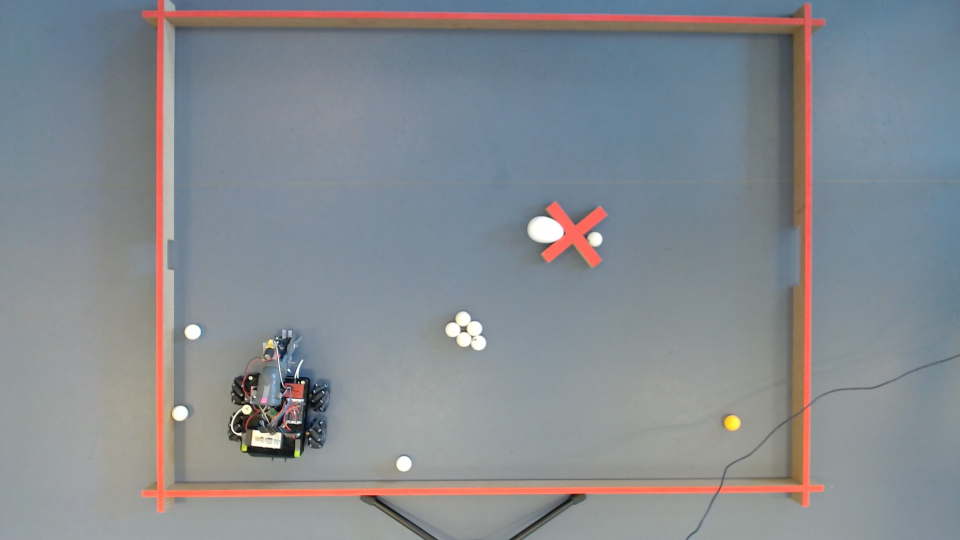
#> input picture camera2/testImg.jpg, 1920 x 1080 px (shown at 1/2 size)
$ python -i cam2_3.py   (imports and definitions only)
#> lines starting #> are read from the running program, lines starting #| are printed output that depends on the picture; after the words box and inside, x2 and y2 are one past the last pixel; in counts of white or black regions, pixels touching at a corner belong together
import cv2
import numpy as np
from scipy.optimize import minimize

class Camera2:
    def __init__(self):
        # Initialize with default HSV thresholds
        self.hsv_lower_orange = np.array([0, 130, 196])
        self.hsv_upper_orange = np.array([9, 255, 255])
        self.hsv_lower_white = np.array([0, 0, 233])
        self.hsv_upper_white = np.array([180, 58, 255])

        self.morph_points = None
        self.morphed_image = None
        self.cross_lines = None
        self.white_ball_centers = []
        self.egg_center = None
        self.last_cross_angle = 0  # Initialize the last found rotation angle
        self.M = None  # Transformation matrix
        self.last_valid_points = None  # Store last valid points

    def preprocess_mask(self, mask):
        return mask

    def mask_and_find_contours(self, image, color='orange'):
        if color == 'orange':
            hsv_lower, hsv_upper = self.hsv_lower_orange, self.hsv_upper_orange
        else:
            hsv_lower, hsv_upper = self.hsv_lower_white, self.hsv_upper_white

        hsv = cv2.cvtColor(image, cv2.COLOR_BGR2HSV)
        mask = cv2.inRange(hsv, hsv_lower, hsv_upper)
        processed_mask = self.preprocess_mask(mask)
        contours, _ = cv2.findContours(processed_mask, cv2.RETR_TREE, cv2.CHAIN_APPROX_SIMPLE)
        return contours, processed_mask

    def find_sharpest_corners(self, mask, contour, num_corners=4):
        contour_mask = np.zeros_like(mask)
        cv2.drawContours(contour_mask, [contour], -1, 255, thickness=cv2.FILLED)
        corners = cv2.goodFeaturesToTrack(contour_mask, maxCorners=num_corners, qualityLevel=0.01, minDistance=10)
        return corners.astype(int) if corners is not None else None

    def order_points(self, pts):
        rect = np.zeros((4, 2), dtype="float32")
        s = pts.sum(axis=1)
        diff = np.diff(pts, axis=1)
        rect[0], rect[2] = pts[np.argmin(s)], pts[np.argmax(s)]
        rect[1], rect[3] = pts[np.argmin(diff)], pts[np.argmax(diff)]
        return rect

    def percentage_deviation(self, new_points, old_points):
        return np.linalg.norm(new_points - old_points) / np.linalg.norm(old_points) * 100

    def four_point_transform(self, image, pts):
        rect = self.order_points(pts)

        if self.last_valid_points is not None:
            deviation = self.percentage_deviation(rect, self.last_valid_points)
            if deviation > 10:  # Set a threshold percentage deviation
                print(f"Rejected morph points due to excessive deviation: {deviation:.2f}%")
                # Use the last valid transformation matrix if available
                if self.last_valid_M is not None:
                    self.M = self.last_valid_M
                    self.morphed_image = cv2.warpPerspective(image, self.M, (image.shape[1], image.shape[0]))
                return False

        self.last_valid_points = rect
        self.morph_points = tuple(map(tuple, rect))
        maxWidth = int(max(np.linalg.norm(rect[2] - rect[3]), np.linalg.norm(rect[1] - rect[0])))
        maxHeight = int(max(np.linalg.norm(rect[1] - rect[2]), np.linalg.norm(rect[0] - rect[3])))
        dst = np.array([[0, 0], [maxWidth - 1, 0], [maxWidth - 1, maxHeight - 1], [0, maxHeight - 1]], dtype="float32")
        self.M = cv2.getPerspectiveTransform(rect, dst)
        self.last_valid_M = self.M  # Update the last valid transformation matrix
        self.morphed_image = cv2.warpPerspective(image, self.M, (maxWidth, maxHeight))
        return True

    def distance_to_cross(self, points, cx, cy, angle):
        cos_angle = np.cos(angle)
        sin_angle = np.sin(angle)
        total_distance = np.sum(np.minimum(np.abs(cos_angle * (points[:, 0] - cx) + sin_angle * (points[:, 1] - cy)),
                                           np.abs(-sin_angle * (points[:, 0] - cx) + cos_angle * (points[:, 1] - cy)))**2)
        return total_distance

    def fit_rotated_cross_to_contour(self, contour):
        M = cv2.moments(contour)
        cx = int(M['m10'] / M['m00']) if M['m00'] != 0 else 0
        cy = int(M['m01'] / M['m00']) if M['m00'] != 0 else 0

        contour_points = contour.reshape(-1, 2)
        max_distance = np.max(np.linalg.norm(contour_points - np.array([cx, cy]), axis=1))

        # Use the last found rotation angle as the initial guess for optimization
        result = minimize(lambda angle: self.distance_to_cross(contour_points, cx, cy, angle), self.last_cross_angle)
        best_angle = result.x[0]
        self.last_cross_angle = best_angle  # Update the last found rotation angle
        cross_length = max_distance

        cos_angle = np.cos(best_angle)
        sin_angle = np.sin(best_angle)
        self.cross_lines = [
            ((int(cx + cross_length * cos_angle), int(cy + cross_length * sin_angle)),
             (int(cx - cross_length * cos_angle), int(cy - cross_length * sin_angle))),
            ((int(cx + cross_length * -sin_angle), int(cy + cross_length * cos_angle)),
             (int(cx - cross_length * -sin_angle), int(cy - cross_length * cos_angle)))
        ]

    def sort_contours_by_length(self, contours):
        min_area = 10  # Set a minimum area threshold
        return [contour for contour in sorted(contours, key=cv2.contourArea, reverse=True) if cv2.contourArea(contour) >= min_area]

    def find_white_balls(self):
        if self.morphed_image is None:
            print("Morphed image is not available.")
            return

        hsv = cv2.cvtColor(self.morphed_image, cv2.COLOR_BGR2HSV)
        mask = cv2.inRange(hsv, self.hsv_lower_white, self.hsv_upper_white)
        mask = self.preprocess_mask(mask)

        contours, _ = cv2.findContours(mask, cv2.RETR_TREE, cv2.CHAIN_APPROX_SIMPLE)
        sorted_contours = self.sort_contours_by_length(contours)

        if sorted_contours:
            egg_contour = sorted_contours[0]
            white_ball_contours = sorted_contours[1:]
        else:
            egg_contour = None
            white_ball_contours = []

        self.white_ball_centers = []
        self.egg_center = None

        if egg_contour is not None:
            M = cv2.moments(egg_contour)
            egg_cx = int(M['m10'] / M['m00']) if M['m00'] != 0 else 0
            egg_cy = int(M['m01'] / M['m00']) if M['m00'] != 0 else 0
            self.egg_center = (egg_cx, egg_cy)

        if white_ball_contours:
            avg_contour_length = np.mean([cv2.arcLength(contour, True) for contour in white_ball_contours])

        for contour in white_ball_contours:
            if cv2.arcLength(contour, True) >= 0.5 * avg_contour_length:  # Adjust the factor as needed
                M = cv2.moments(contour)
                cx = int(M['m10'] / M['m00']) if M['m00'] != 0 else 0
                cy = int(M['m01'] / M['m00']) if M['m00'] != 0 else 0
                self.white_ball_centers.append((cx, cy))

    def process_frame(self, frame):
        try:
            contours, processed_mask = self.mask_and_find_contours(frame, color='orange')
            sorted_contours = self.sort_contours_by_length(contours)

            if len(sorted_contours) > 1:
                arena_contour = sorted_contours[1]
                arena_contour = cv2.approxPolyDP(arena_contour, 0.01 * cv2.arcLength(arena_contour, True), True)
                cross_contour = sorted_contours[2]

                if arena_contour is not None:
                    corners = self.find_sharpest_corners(processed_mask, arena_contour, num_corners=4)

                    if corners is not None and len(corners) == 4:
                        corners = np.array([corner.ravel() for corner in corners], dtype="float32")
                        if not self.four_point_transform(frame, corners):
                            print("Skipping frame due to invalid morph points.")
                            return

                        if cross_contour is not None:
                            cross_contour_points = np.array(cross_contour, dtype='float32')
                            transformed_contour = cv2.perspectiveTransform(cross_contour_points.reshape(-1, 1, 2), self.M)

                            self.fit_rotated_cross_to_contour(transformed_contour.astype(int))

                            for line in self.cross_lines:
                                cv2.line(self.morphed_image, line[0], line[1], (0, 0, 255), 2)

                            self.find_white_balls()

                            for center in self.white_ball_centers:
                                cv2.circle(self.morphed_image, center, 3, (0, 255, 0), -1)

                            if self.egg_center is not None:
                                cv2.circle(self.morphed_image, self.egg_center, 3, (0, 0, 255), -1)
            else:
                self.morphed_image = frame
        except IndexError as e:
            print(f"IndexError: {e}")
            self.morphed_image = frame
        except Exception as e:
            print(f"Error: {e}")
            self.morphed_image = frame

    # [114 lines left out: functions start_video_stream, calibrate_color, not called in this run]

# Main part to test the Camera2 class with video stream and calibration
# [11 lines not run here, left out]

>>> import cv2
>>> picture = cv2.imread('testImg.jpg')
#> picture is the input picture: shape (1080, 1920, 3); mean B, G, R 144.3, 138.7, 133.8
>>> result = Camera2().process_frame(picture)
#> in mask_and_find_contours, `hsv = cv2.cvtColor(image, cv2.COLOR_BGR2HSV)`: hsv: shape (1080, 1920, 3); mean H, S, V 86.5, 41.2, 151.8
#> in mask_and_find_contours, `mask = cv2.inRange(hsv, hsv_lower, hsv_upper)`:
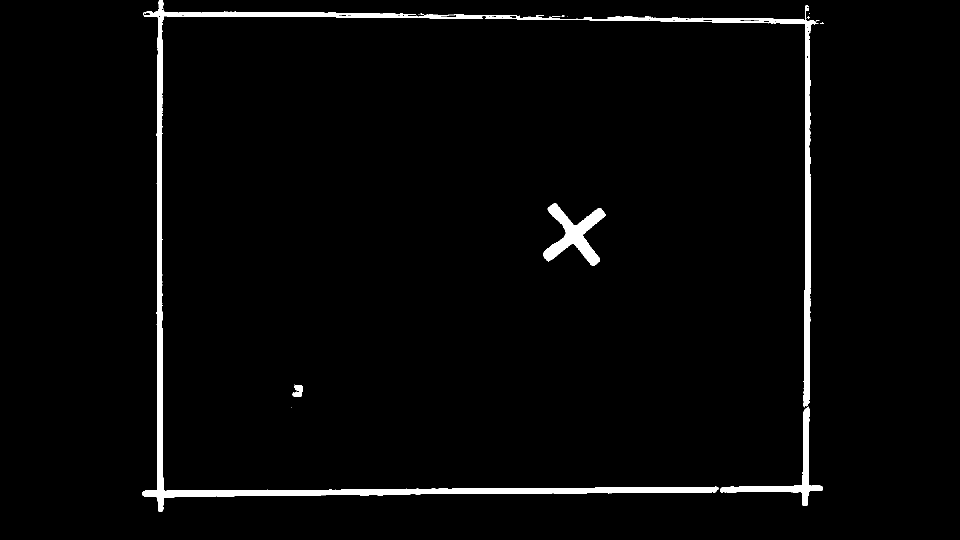
#> mask: shape (1080, 1920) (shown at 1/2 size); 2.5% white; 27 white regions (20 under 20 px)
#> in mask_and_find_contours, `contours, _ = cv2.findContours(processed_mask, cv2.RETR_TREE, cv2.CHAI..`: contours = 116 contours, 101 with area under 20; largest, box (x1, y1, x2, y2) and area: (285, 0, 1637, 1023) 37280, (1086, 406, 1211, 532) 5696, (1440, 813, 1646, 1012) 4074, (584, 770, 606, 794) 298, (1479, 38, 1520, 44) 126
#> in process_frame, `sorted_contours = self.sort_contours_by_length(contours)`: sorted_contours = 24 contours, 9 with area under 20; largest, box (x1, y1, x2, y2) and area: (285, 0, 1637, 1023) 37280, (1086, 406, 1211, 532) 5696, (1440, 813, 1646, 1012) 4074, (584, 770, 606, 794) 298, (1479, 38, 1520, 44) 126
#> in process_frame, `arena_contour = sorted_contours[1]`: arena_contour = contour of 280 points, box (x1, y1, x2, y2) (1086, 406, 1211, 532), area 5696
#> in process_frame, `arena_contour = cv2.approxPolyDP(arena_contour, 0.01 * cv2.arcLength(a..`: arena_contour = contour of 14 points, box (x1, y1, x2, y2) (1088, 406, 1211, 530), area 5908
#> in process_frame, `cross_contour = sorted_contours[2]`: cross_contour = contour of 141 points, box (x1, y1, x2, y2) (1440, 813, 1646, 1012), area 4074
#> in find_sharpest_corners, `cv2.drawContours(contour_mask, [contour], -1, 255, thickness=cv2.FILLED)`:
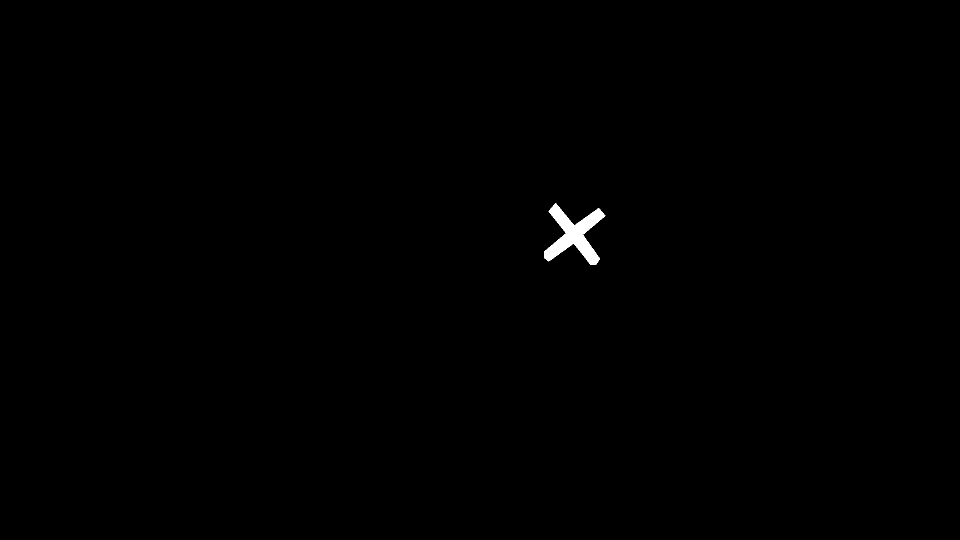
#> contour_mask: shape (1080, 1920) (shown at 1/2 size); 0.3% white; 1 white region, box (x1, y1, x2, y2) and area: (1088, 406, 1211, 530) 6130
#> in find_sharpest_corners, `corners = cv2.goodFeaturesToTrack(contour_mask, maxCorners=num_corners..`: corners = [[1131, 466], [1210, 431], [1098, 422], [1111, 407]]
#> in order_points, `s = pts.sum(axis=1)`: s = [1597, 1641, 1520, 1518]
#> in order_points, `diff = np.diff(pts, axis=1)`: diff = [-665, -779, -676, -704]
#> in four_point_transform, `rect = self.order_points(pts)`: rect = [[1111, 407], [1210, 431], [1210, 431], [1131, 466]]
#> in four_point_transform, `self.last_valid_points = rect`: self.last_valid_points has the same summary as rect
#> in four_point_transform, `self.morph_points = tuple(map(tuple, rect))`: self.morph_points = ((1111, 407), (1210, 431), (1210, 431), (1131, 466))
#> in four_point_transform, `maxWidth = int(max(np.linalg.norm(rect[2] - rect[3]), np.linalg.norm(r..`: maxWidth = 101
#> in four_point_transform, `maxHeight = int(max(np.linalg.norm(rect[1] - rect[2]), np.linalg.norm(..`: maxHeight = 62
#> in four_point_transform, `dst = np.array([[0, 0], [maxWidth - 1, 0], [maxWidth - 1, maxHeight - ..`: dst = [[0, 0], [100, 0], [100, 61], [0, 61]]
#> in four_point_transform, `self.M = cv2.getPerspectiveTransform(rect, dst)`: self.M = [[-3.19e-15, 6.61e-16, 3.32e-12], [0.00176, -0.00726, 0.999], [2.1e-05, -0.000137, 0.0336]]
#> in four_point_transform, `self.last_valid_M = self.M`: self.last_valid_M has the same summary as self.M
#> in four_point_transform, `self.morphed_image = cv2.warpPerspective(image, self.M, (maxWidth, max..`:
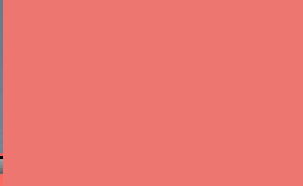
#> self.morphed_image: shape (62, 101, 3) (shown 3 times larger); mean B, G, R 112.2, 118.1, 235.8
#> in process_frame, `cross_contour_points = np.array(cross_contour, dtype='float32')`: cross_contour_points = 141 rows, first 8: [1616, 813], [1613, 816], [1612, 816], [1609, 819], [1609, 820], [1608, 821], [1608, 822], [1607, 823]
#> in process_frame, `transformed_contour = cv2.perspectiveTransform(cross_contour_points.re..`: transformed_contour = 141 rows, first 8: [2.97e-11, 47.06], [2.91e-11, 47.17], [2.9e-11, 47.19], [2.84e-11, 47.29], [2.83e-11, 47.31], [2.81e-11, 47.35], [2.8e-11, 47.36], [2.79e-11, 47.4]
#> in fit_rotated_cross_to_contour, `M = cv2.moments(contour)`: M = moments, m00 0
#> in fit_rotated_cross_to_contour, `cx = int(M['m10'] / M['m00']) if M['m00'] != 0 else 0`: cx = 0
#> in fit_rotated_cross_to_contour, `contour_points = contour.reshape(-1, 2)`: contour_points = 141 pairs, first value 0 to 0, second value 47 to 50
#> in fit_rotated_cross_to_contour, `max_distance = np.max(np.linalg.norm(contour_points - np.array([cx, cy..`: max_distance = 50
#> in distance_to_cross, `total_distance = np.sum(np.minimum(np.abs(cos_angle * (points[:, 0] - ..`: total_distance = 0
#> in fit_rotated_cross_to_contour, `result = minimize(lambda angle: self.distance_to_cross(contour_points,..`: result = 10 items
#> in fit_rotated_cross_to_contour, `best_angle = result.x[0]`: best_angle = 0
#> in fit_rotated_cross_to_contour, `cross_length = max_distance`: cross_length = 50
#> in fit_rotated_cross_to_contour, `cos_angle = np.cos(best_angle)`: cos_angle = 1
#> in fit_rotated_cross_to_contour, `sin_angle = np.sin(best_angle)`: sin_angle = 0
#> in fit_rotated_cross_to_contour, `self.cross_lines = [ ((int(cx + cross_length * cos_angle), int(cy + cr..`: self.cross_lines = [((50, 0), (-50, 0)), ((0, 50), (0, -50))]
#> the loop in process_frame, `for line in self.cross_lines:` made 2 passes
#> line on passes 1 to 2: ((50, 0), (-50, 0)), ((0, 50), (0, -50))
#> after the loop in process_frame, `for line in self.cross_lines:`:
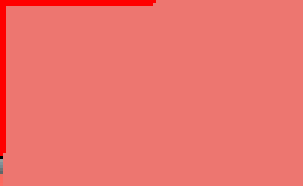
#> self.morphed_image: shape (62, 101, 3) (shown 3 times larger); 3.23% of pixels changed, all inside (x1, y1, x2, y2) = (0, 0, 52, 52)
#> in find_white_balls, `hsv = cv2.cvtColor(self.morphed_image, cv2.COLOR_BGR2HSV)`: hsv: shape (62, 101, 3); mean H, S, V 1, 137.8, 237.5
#> in find_white_balls, `mask = cv2.inRange(hsv, self.hsv_lower_white, self.hsv_upper_white)`: mask: shape (62, 101); every value is 0
#> in find_white_balls, `contours, _ = cv2.findContours(mask, cv2.RETR_TREE, cv2.CHAIN_APPROX_S..`: contours = []
